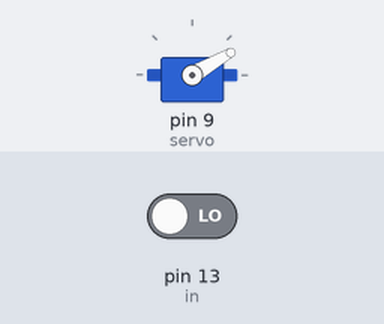
Bench run of a sketch on a simulated Arduino Uno, built with avr-gcc and run on an emulated ATmega328P. Parts: servo. The test bench sets the inputs (shaded band); at power-on: pin 13 (in) LOW.

Above: at 1.2 s.
1.3 s: pin 13 (in) driven HIGH
At 2.5 s:
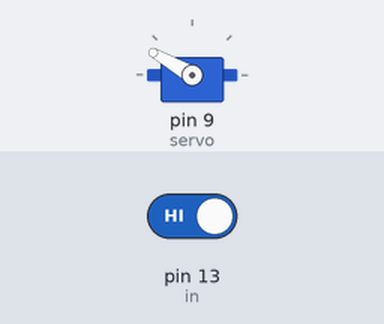
2.8 s: pin 13 (in) driven LOW
At 3.9 s:
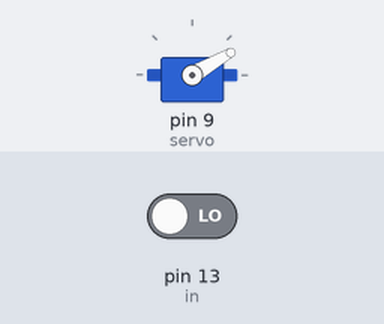
Timing chart, 0 to 5.8 s (numbered marks = the images above; inputs shaded):
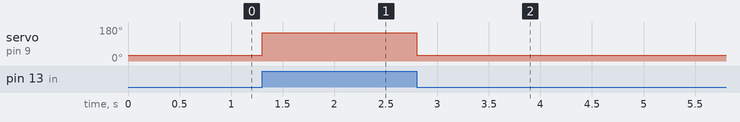

Measured:
- after the input at 1.3 s, servo on pin 9 (servo): 30° → 150° at once
- after the input at 2.8 s, servo on pin 9 (servo): 150° → 30° at once

The sketch:

arduino_controller.ino
```cpp
//
// SERVO CONTROL with arduino
//
// connect GND from arduino to other Arduino
// connect pin 13 to pin 13 of other Arduino
//
// connect GND of Arduino to BLACK cable of servo
// connect 5V of Arduino to RED cable of servo (middle cable)
// connect pin 9 of Arduino to ORANGE cable of servo (opposite of black/brown)
//

#include <Servo.h>

int in = 13;

Servo servo;

// valeurs de position haute et basse à régler en testant M3 et M4 depuis le moniteur série d'Arduino (de 0 à 180 degres)
int up = 30;
int down = 150;

void setup() {
  servo.attach(9);
  pinMode(in, INPUT);
}

void loop() {
  if (digitalRead(in)){
    servo.write(down);
  } else {
    servo.write(up);
  }
  delay(10);
}
```
